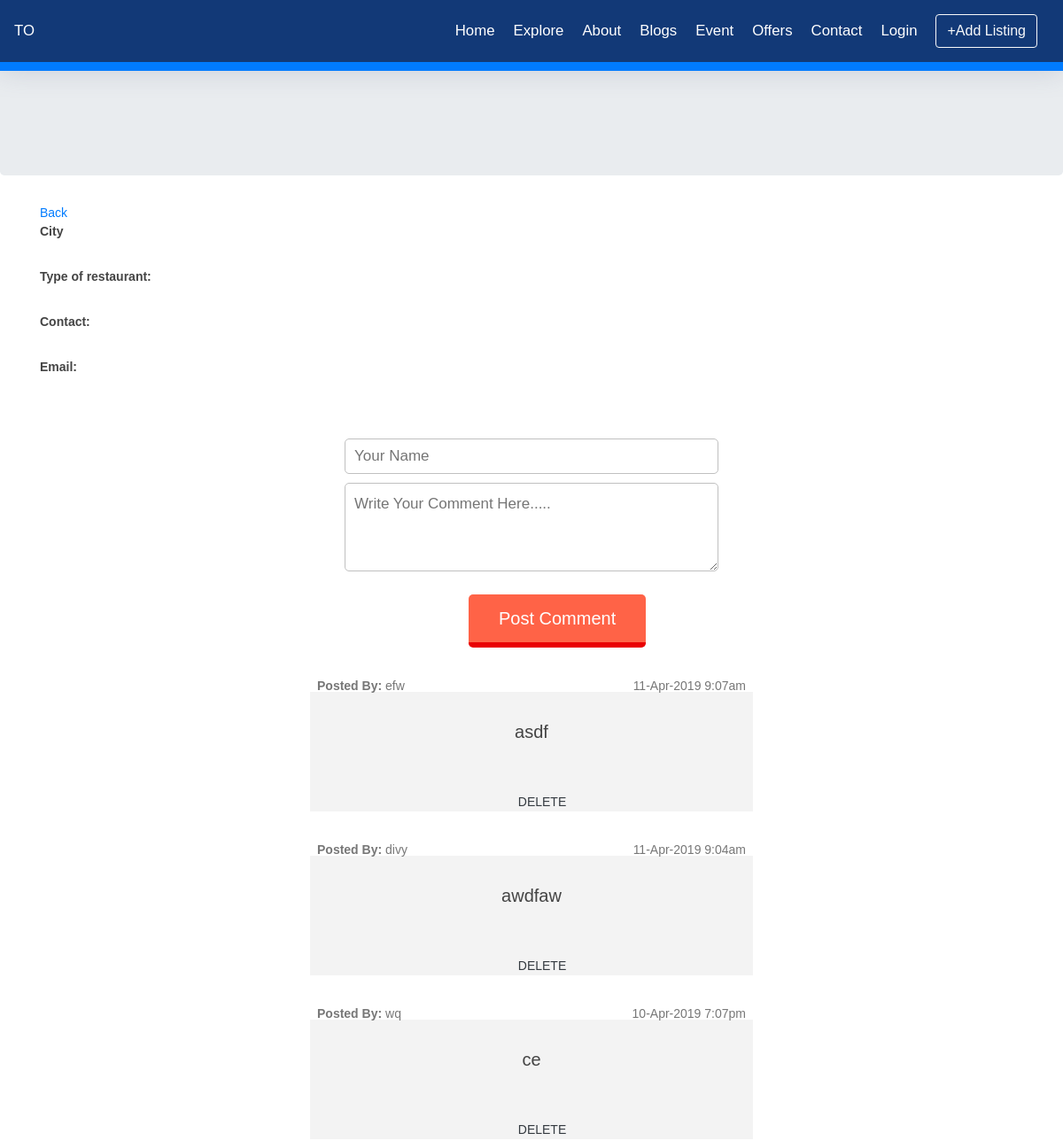
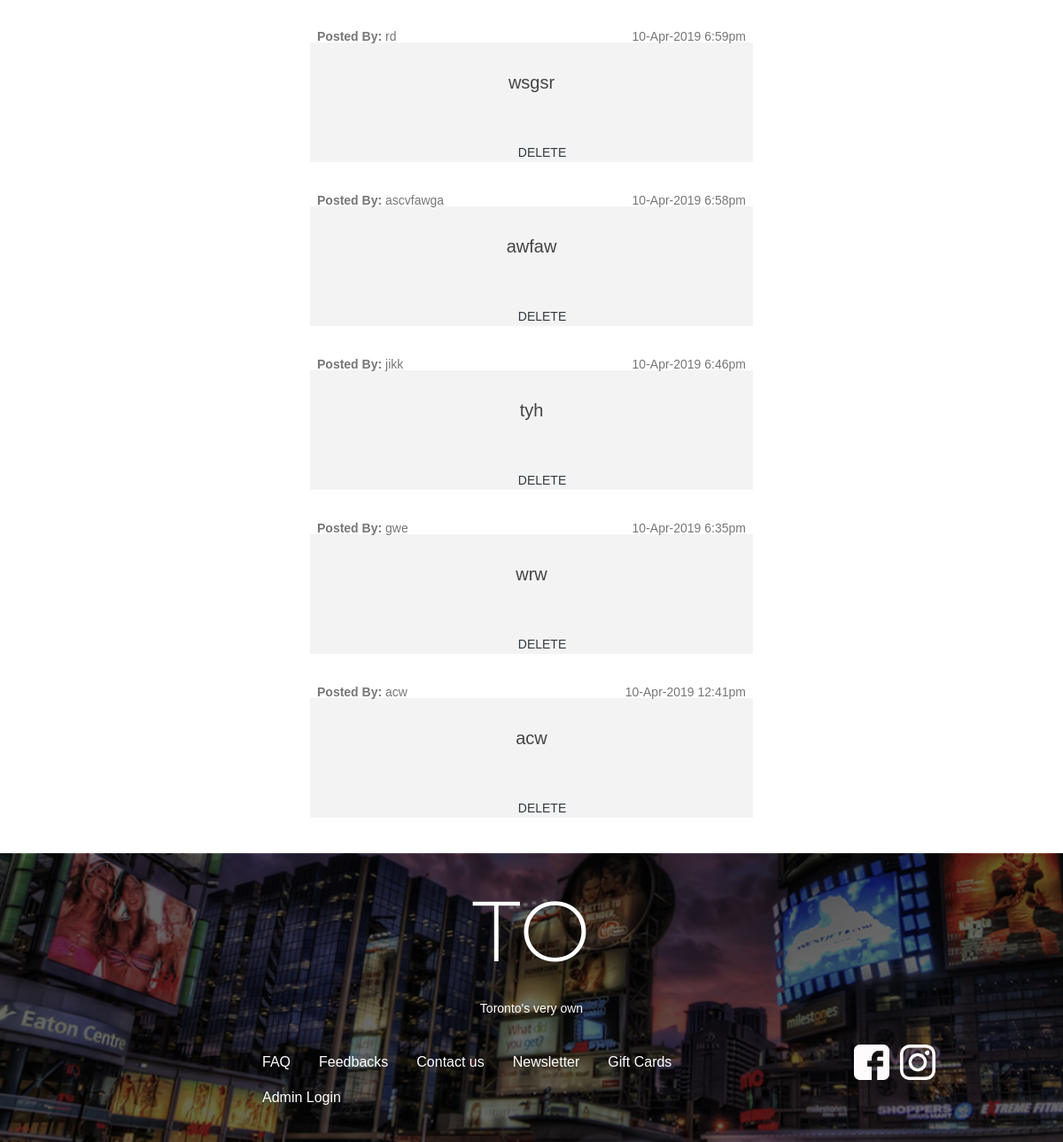
The page /Divyalisting/getListing.php on the database its author committed (2 pictures, top to bottom).
### tables this page shows
CREATE TABLE `comments` (
  `id` int(11) NOT NULL,
  `name` varchar(20) NOT NULL,
  `comment` text NOT NULL,
  `post_time` varchar(30) NOT NULL,
  `listingid` int(11) NOT NULL
);

### Divyalisting/getListing.php (the view, shortened to what this page needs)
<?php
	require 'inc/header.php';
?>
<div class="jumbotron">
<div class="containerH">
    </div>
</div>
<div class="container">
	<div class="row">
		<div class="col-sm-6">
		<a href="viewlistings.php">Back</a>
		<p>
			<span class="font-weight-bold">City <?php echo $listing->listing_city; ?></span>
		</p>
		<p>
			<span class="font-weight-bold">Type of restaurant: <?php echo $listing->listing_category; ?></span>
		</p>
		<p>
			<span class="font-weight-bold">Contact: <?php echo $listing->listing_contact; ?></span>
		</p>
		<p>
			<span class="font-weight-bold">Email: <?php echo $listing->listing_email; ?></span>
		</p>
		</div>
	</div>
	<form method='post' action="" onsubmit="return post();" id="container">
	  <input type="text" id="username" placeholder="Your Name" autocomplete="off">
	  <textarea id="comment" placeholder="Write Your Comment Here....."></textarea>
	  <input type="submit" value="Post Comment" id="submit">
  </form>
  <div id="all_comments">
  <?php
    $host="localhost";
    $username="root";
    $password="";
    $connect=mysqli_connect($host,$username,$password);
    $comm = mysqli_query($connect, "select name,comment,post_time from comments WHERE listingid = ' " .$listing->ID. "' order by id desc");
    while($row=mysqli_fetch_array($comm))
    {
	  $name=$row['name'];
	  $comment=$row['comment'];
		$time=$row['post_time'];
    ?>
<div class="comment_div">
 <p class="name"><strong>Posted By:</strong>
 <?php echo $name;?> <span style="float:right"><?php echo date("j-M-Y g:ia", strtotime($time)) ?></span></p>
 <p class="comments"><?php echo $comment;?></p>	<a href="deleteComment.php" class="text-dark ml-4">DELETE</a>
</div>
    <?php
    }
    ?>
  </div>
	</div>
<?php require 'inc/footer.php' ?>

### Divyalisting/inc/header.php (shortened to what this page needs)
<!DOCTYPE html>
<html lang="en">
<head>
  <link href="lib/bootstrap/css/bootstrap.min.css" rel="stylesheet">
  <link href="lib/font-awesome/css/font-awesome.min.css" rel="stylesheet">
  <link href="lib/ionicons/css/ionicons.min.css" rel="stylesheet">
  <link href="lib/owlcarousel/assets/owl.carousel.min.css" rel="stylesheet">
  <link href="lib/lightbox/css/lightbox.min.css" rel="stylesheet">
  <link rel="stylesheet" href="https://maxcdn.bootstrapcdn.com/bootstrap/4.3.1/css/bootstrap.min.css">
  <link href="css/style.css" rel="stylesheet">
  <link rel="stylesheet" type="text/css" href="css/HFstyle.css">
</head>
<body>
  <header id="header" class="fixed-top">
    <div class="container">
      <div class="logo float-left">
        <h1 class="text-light" text style="color:#fff" ><a href="#header"><span>TO</span></a></h1>
      </div>
      <nav class="navbar navbar-expand-sm navbar-dark fixed-top navbar-custom">
        <a class="navbar-brand" href="#">TO</a>
        <div class="collapse navbar-collapse" id="collapsibleNavbar">
          <ul class="navbar-nav ml-auto align-items-center">
            <li class="nav-item">
              <a class="nav-link" href="#">Home</a>
            </li>
            <li class="nav-item">
              <a class="nav-link" href="#">Explore</a>
            </li>
            <li class="nav-item">
              <a class="nav-link" href="#">About</a>
            </li>
            <li class="nav-item">
              <a class="nav-link" href="#">Blogs</a>
            </li>
            <li class="nav-item">
              <a class="nav-link" href="#">Event</a>
            </li>
            <li class="nav-item">
              <a class="nav-link" href="#">Offers</a>
            </li>
            <li class="nav-item">
              <a class="nav-link" href="#">Contact</a>
            </li>
            <li class="nav-item">
              <a class="nav-link" href="#">Login</a>
            </li>
            <li class="nav-item">
              <a class="nav-link" href="listingform.html"><button type="button" class="btn btn-outline-light">+Add Listing</button></a>
            </li>
          </ul>
        </div>
      </nav>
  </header>

### Divyalisting/inc/footer.php (shortened to what this page needs)
<div class="footer text-center text-white" style="margin-bottom:0">
  <h1 class="display-1 text-center">TO</h1>
  <p>Toronto's very own</p>
  <div class="row">
    <div class="col-sm-2" ></div>
    <div class="col-sm-6" >
      <div class="container bottom-menu">
        <ul class="nav">
          <li class="nav-item">
            <a class="nav-link" href="#">FAQ</a>
          </li>
          <li class="nav-item">
            <a class="nav-link" href="#">Feedbacks</a>
          </li>
          <li class="nav-item">
            <a class="nav-link" href="#">Contact us</a>
          </li>
          <li class="nav-item">
            <a class="nav-link" href="#">Newsletter</a>
          </li>
          <li class="nav-item">
            <a class="nav-link" href="#">Gift Cards</a>
          </li>
          <li class="nav-item">
            <a class="nav-link" href="#">Admin Login</a>
          </li>
        </ul>
      </div>
    </div>
    <div class="col-sm-4"><a href="https://www.facebook.com/"><img src="images/facebook-logo.png" height="40px" alt="facebook"></a>&nbsp &nbsp<a href="https://www.instagram.com/"><img src="images/instagram-logo.png" class="float" height="40px" alt="instagram"></a></div>
    </div>
  </div>
</body>
</html>

### Divyalisting/css/style.css (style rules this page uses)
body { background: #fff; color: #444; font-family: "Open Sans", sans-serif; }
a { color: #007bff; transition: 0.5s; }
p { padding: 0; margin: 0 0 30px 0; }
h1, h2, h3, h4, h5, h6 { font-family: "Montserrat", sans-serif; font-weight: 400; margin: 0 0 20px 0; padding: 0; }
#header { height: 80px; transition: all 0.5s; z-index: 997; transition: all 0.5s; padding: 20px 0; background: #007bff; box-shadow: 0px 0px 30px rgba(127, 137, 161, 0.3); }
#header .logo h1 { font-size: 36px; margin: 0; padding: 0; line-height: 1; font-weight: 400; letter-spacing: 3px; text-transform: uppercase; }
#header .logo h1 a, #header .logo h1 a:hover { color: #f8f9fa; text-decoration: none; }

### Divyalisting/css/HFstyle.css (style rules this page uses)
body { font-family:Arial, Helvetica, sans-serif; font-size:14px; }
.navbar-custom { background-color: #123977; }
.navbar a { color: white !important; font-size: 1.2em !important; }
.navbar li { padding-right: 5px; }
.containerH { padding-top: 50px; }
.footer { background-image: url("../images/footer1.jpg"); padding: 30px 0px 30px 0px; margin-top: 40px; }
.bottom-menu { align-items: center; font-size: 16px; margin-left: 60px; }
.bottom-menu a { color: #ffffff; }

### Divyalisting/getListing.php (style rules this page uses)
body { font-family:helvetica; background:url(../background2.png); }
#container { margin:auto; width:38%; }
#username { width:100%; height:40px; border:1px solid silver; margin-top:40px; border-radius:5px; font-size:17px; padding:10px; font-family:helvetica; margin-bottom:10px; }
#comment { width:100%; height:100px; border:1px solid silver; border-radius:5px; font-size:17px; padding:10px; font-family:helvetica; }
#submit { width:200px; height:60px; border:none; background-color:tomato; color:#fff; margin-top:20px; border-radius:5px; font-size:20px; border-bottom:6px solid #E90003; margin-left:140px; }
.comment_div { width:500px; text-align:left; margin:20px auto; background:#F3F3F3; text-align:center; }
.name { height:30px; line-height:30px; padding:8px; background:#fff; color:#777; text-align:left; }
.comments { padding:0px 0px 24px 0px; font-size:20px; }

### rows shown on the page
comments: name "efw", post_time "11-Apr-2019 9:07am", comment "asdf"
comments: name "divy", post_time "11-Apr-2019 9:04am", comment "awdfaw"
comments: name "wq", post_time "10-Apr-2019 7:07pm", comment "ce"
comments: name "rd", post_time "10-Apr-2019 6:59pm", comment "wsgsr"
comments: name "ascvfawga", post_time "10-Apr-2019 6:58pm", comment "awfaw"
comments: name "jikk", post_time "10-Apr-2019 6:46pm", comment "tyh"
comments: name "gwe", post_time "10-Apr-2019 6:35pm", comment "wrw"
comments: name "acw", post_time "10-Apr-2019 12:41pm", comment "acw"
